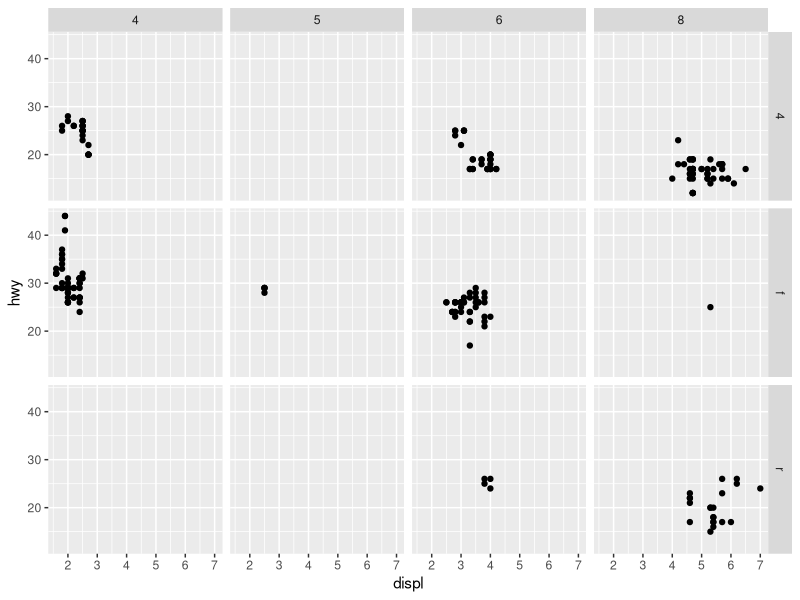
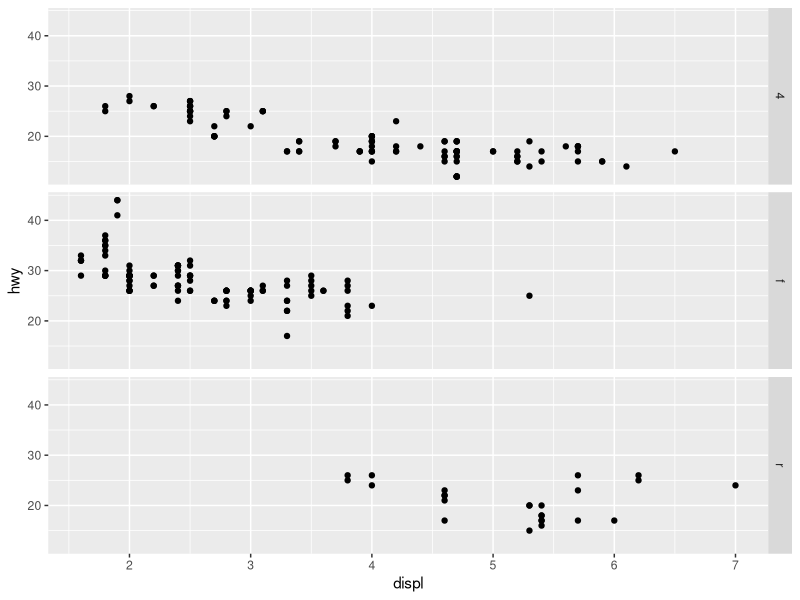
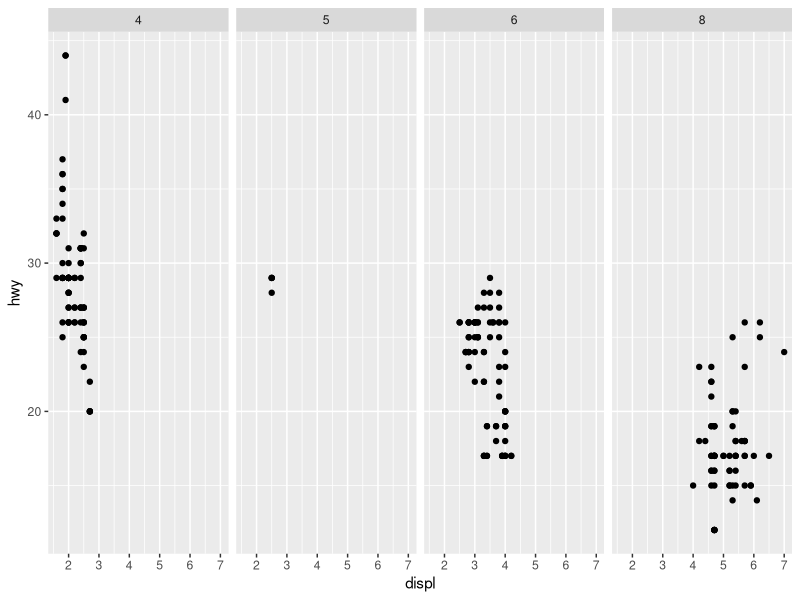
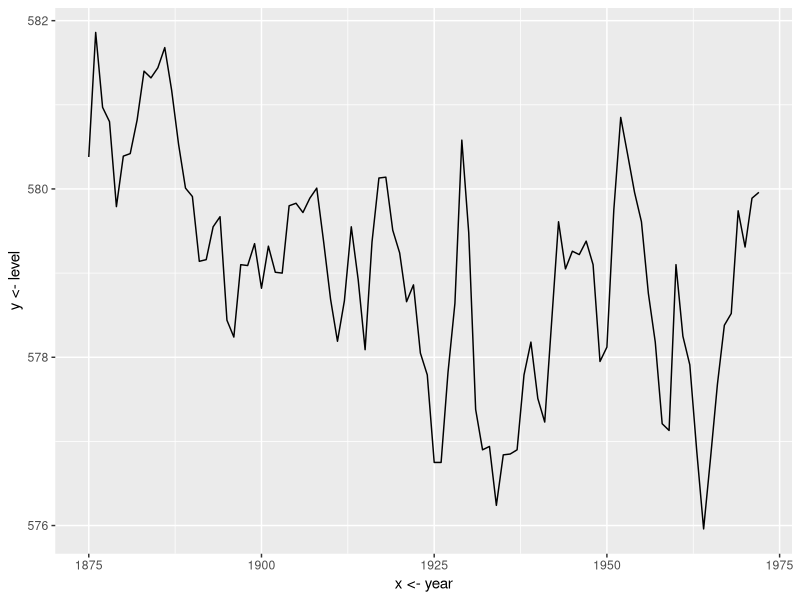
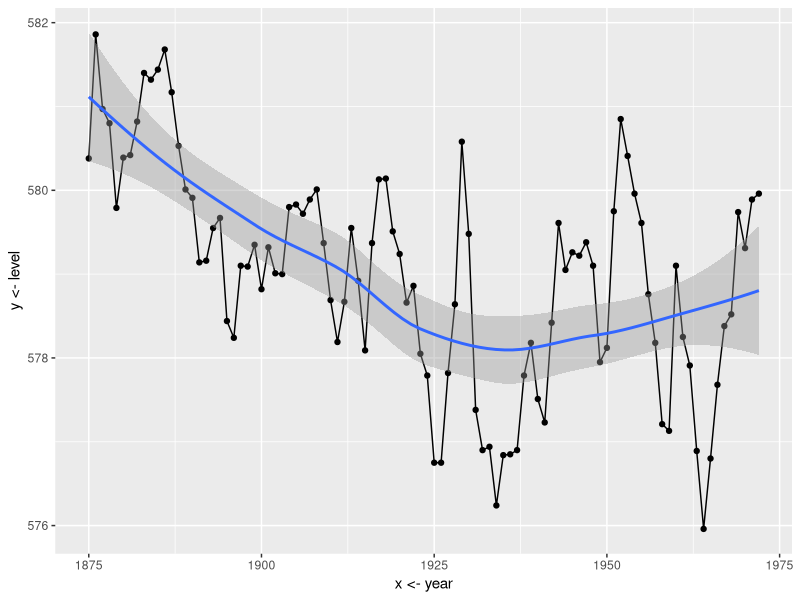

Recreate these plots in R, in order.
## ---- chunk 1
knitr::opts_chunk$set(echo = TRUE)
## ---- chunk 2
library(tidyverse)
## ---- chunk 3
ggplot(data = mpg) + 
  geom_point(mapping = aes(x = displ, y = hwy)) + 
  facet_grid(drv ~ cyl)

## ---- chunk 4
ggplot(data = mpg) + 
  geom_point(mapping = aes(x = displ, y = hwy)) +
  facet_grid(drv ~ .)

## ---- chunk 5
ggplot(data = mpg) + 
  geom_point(mapping = aes(x = displ, y = hwy)) +
  facet_grid(. ~ cyl)

## ---- chunk 6
#Load the data of Lake Huron
LakeHuron <- data.frame("year" = 1875:1972, "level" = LakeHuron)
#Plot broken line
ggplot(data = LakeHuron, aes(x <- year, y <- level)) +
  geom_line()
#Add smooth line
ggplot(data = LakeHuron, aes(x <- year, y <- level)) +
  geom_point() +
  geom_line() +
  geom_smooth()

